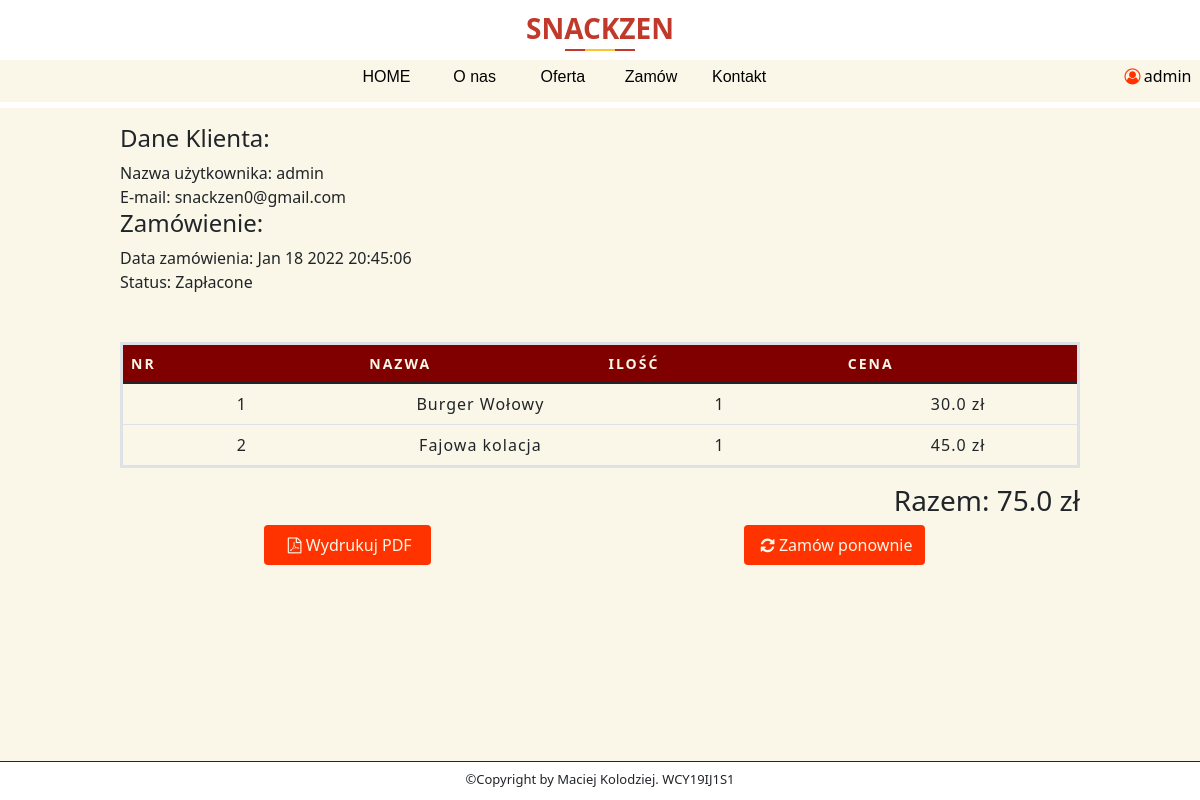
The app's page /orders/c79bf73d12 (signed in) with its own data.
### Restaurant/models.py (models this page shows, shortened)
class User(db.Model, UserMixin):
    id = db.Column(db.Integer, primary_key=True)
    username = db.Column(db.String(20), unique=True, nullable=False)
    email = db.Column(db.String(120), unique=True, nullable=False)
    password = db.Column(db.String(60), unique=True)

class CustomerOrder(db.Model):
    id = db.Column(db.Integer, primary_key=True)
    invoice = db.Column(db.String(20), unique=True, nullable=False)
    status = db.Column(db.String(20), default='Niewiadomo', nullable=False)
    customer_id = db.Column(db.String(20), unique=False, nullable=False)
    date_created = db.Column(db.DateTime, default=datetime.utcnow, nullable=False)
    orders = db.Column(JsonEcodedDict)

### Restaurant/routes.py (the view)
@app.route('/orders/<invoice>')
@login_required
def orders(invoice):
    if current_user.is_authenticated:
       total = 0
       customer_id = current_user.id
       customer = User.query.filter_by(id=customer_id).first()
       orders = CustomerOrder.query.filter_by(invoice=invoice).first()
       for _key, product in orders.orders.items():
           total += float(product['price']) * int(product['quantity'])
    else:
        return redirect(url_for('login'))
    return render_template('user-order.html', menu=menu, invoice=invoice, total=str(total), customer=customer, orders=orders)

### Restaurant/models.py (called while the page is built)
@login_manager.user_loader
def load_user(user_id):
    return User.query.get(int(user_id))

    def process_result_value(self, value, dialect):
        if value is None:
            return {}
        else:
            return json.loads(value)

### Restaurant/templates/user-order.html (shortened to what this page needs)
{% extends "layout.html" %}
{% block content %}
    <div id="information-box">
        <div class="information-box-content3">
                <h4>Dane Klienta: </h4>
                Nazwa użytkownika: {{ customer.username }} <br>
                E-mail: {{ customer.email }} <br>
                <h4>Zamówienie: </h4>
                Data zamówienia: {{ orders.date_created.strftime("%b %d %Y %H:%M:%S") }} <br>
                Status: {{ orders.status }} <br>
                <br>
                <br>
                    <table class="table">
                    <thead>
                        <th>Nr</th>
                        <th>Nazwa</th>
                        <th>Ilość</th>
                        <th>Cena</th>
                    </thead>
                    <tbody>
                        {% for key, product in orders.orders.items() %}
                            <tr>
                                <td>{{ loop.index }}</td>
                                <td>{{ product.name }}</td>
                                <td>{{ product.quantity }}</td>
                                <td>{{ product.price }} zł</td>
                            </tr>
                        {% endfor %}
                    </tbody>
                </table>
                <h3 style ="text-align: right">Razem: {{ total }} zł</h3>
                <div class="buttons">
                    <form class="form-btn" action="{{url_for('get_pdf', invoice=invoice)}}" method="POST">
                        <button class="btn" type='submit'><i class="icon-pdf"></i>Wydrukuj PDF</button>
                    </form>
                    <form class="form-btn" action="{{url_for('order_again', invoice=invoice)}}" method="POST">
                        <button class="btn" type='submit'><i class="icon-update"></i>Zamów ponownie</button>
                    </form>
        </div>
    </div>
    </div>
{% endblock %}

### Restaurant/templates/layout.html (shortened to what this page needs)
<!DOCTYPE html>
<html lang="en">
<head>
    <link href="https://cdn.jsdelivr.net/npm/bootstrap@5.1.3/dist/css/bootstrap.min.css" rel="stylesheet">
    <link rel= "stylesheet" type= "text/css" href= "{{ url_for('static',filename='styles/style.css') }}">
    <link rel= "stylesheet" type= "text/css" href= "{{ url_for('static',filename='styles/fontello.css') }}">
</head>
<body>
    <div id="top-bar">
        <div id="res_name">
            <div class="page_title text-center">
                <h3>SNACKZEN</h3>
            </div>
        </div>
        <div id="contest-menu">
            {% for el in menu %}
                <a class="contest-menu-element" href="{{ el.url }}">{{ el.name }} </a>
            {% endfor %}
            {% if current_user.is_authenticated %}
                <div class="contest-menu-element-user">
            <a><i class="icon-user"></i></a>{{ current_user.username }}
            </div>
            {% endif %}
        </div>
    </div>
{% block content %}{% endblock %}
    <footer>
        <p>©Copyright by Maciej Kolodziej. WCY19IJ1S1</p>
    </footer>
</body>
</html>

### Restaurant/static/styles/style.css (style rules this page uses)
body { margin: 0px; height: 100vh; width: 100%; background-color: white; overflow: hidden; }
footer { border-top: groove; border-top-color: #800000; border-width: thin; text-align: center; font-size: small; }
form { width: 100%; display: grid; grid-template-columns: auto auto; grid-gap: 1%; }
footer p { margin-top: 8px; }
#top-bar { position: relative; width: 100%; height: 13%; background-color: white; margin-bottom: .3%; }
#res_name { height: 60%; position: absolute; text-align: center; width: 100%; font-size: 25px; font-weight: lighter; }
#contest-menu { position: absolute; bottom: 2%; background-color: rgb(250,247, 232); text-align: center; width: 100%; height: 40%; }
.contest-menu-element { font-family: Arial Narrow, sans-serif; width: 7%; text-align: center; color: black; display: inline-block; height: 100%; line-height: 2; text-decoration: none; }
.contest-menu-element-user { margin-left: 28%; margin-right: -28%; text-align: center; color: black; display: inline-block; justify-content: right; height: 100%; line-height: 2; text-decoration: none; }
#information-box { height: 81.7%; width: 100%; background-color: rgb(250,247, 232); display: flex; flex-direction: row; justify-content: space-around; }
.information-box-content3 { align-self: center; height: 95%; width: 80%; display: flex; flex-direction: column; justify-content: flex-start; overflow-y: auto; }
.icon-user { color: #ff3300; }
table { table-layout: fixed; width: 100%; border-collapse: collapse; border: 3px solid #800000; }
thead { background-color: #800000; color: rgb(250,247, 232); font-size: 0.875rem; text-transform: uppercase; }
tbody td { text-align: center; }
th { letter-spacing: 2px; border: 1px solid #800000; }
td { letter-spacing: 1px; justify-content: space-between; }
.btn { font-size: 1rem; background-color: #ff3300; color: rgb(250,247, 232); border: maroon; padding: .5rem; }
.buttons { display: flex; flex-direction: row; justify-content: space-around; }
.form-btn { width: 20%; }
.page_title { padding: 0px 0px; }
.page_title h3 { color: #c0392b; font-weight: 700; line-height: 2; margin-bottom: 0; position: relative; text-transform: capitalize; }
.page_title h3::before { background: #c0392b; width: 70px; height: 2px; position: absolute; content: ''; top: 90%; left: 50%; transform: translate(-50%, -50%); }
.page_title h3::after { position: absolute; content: ''; background: #fbc531; width: 30px; height: 2px; top: 90%; left: 50%; transform: translate(-50%, -50%); }

### records on screen
User: username "admin", email "snackzen0@gmail.com"
CustomerOrder: date_created "Jan 18 2022 20:45:06", status "Zapłacone"

### other values on screen
{{ el.name }} "HOME" "O nas" "Oferta" "Zamów" "Kontakt"
{{ product.name }} "Burger Wołowy" "Fajowa kolacja"
{{ product.quantity }} "1" "1"
{{ product.price }} "30.0" "45.0"
{{ total }} "75.0"
